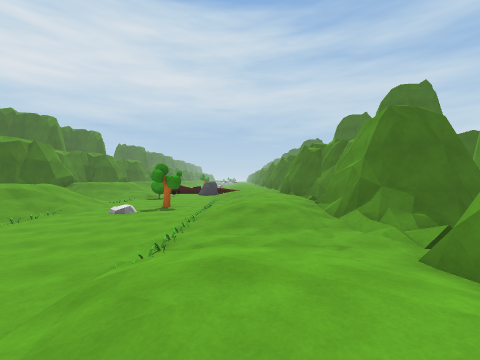
[1] (above)

17 first-person views from a walk through a scene from a Unity 3-D project. The camera is 1.4 m above the floor, looks level and sees 90° across. The floor is counted in squares, 2 m on a side. Each view is taken from the middle of a square. On the plan, view 1 faces up. The plan holds only what a view shows up to about 9 squares ahead; the rest is blank. The place goes on beyond the plan. The player is left out.

[2]
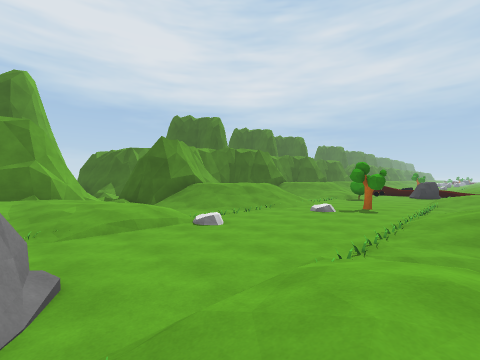

[3]
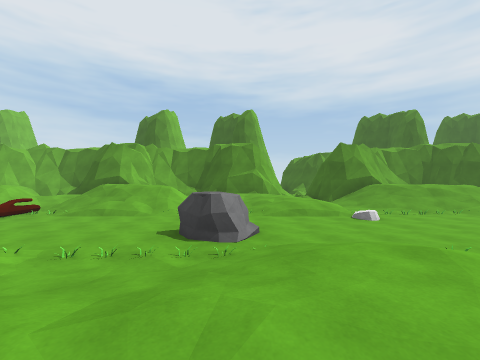

[4]
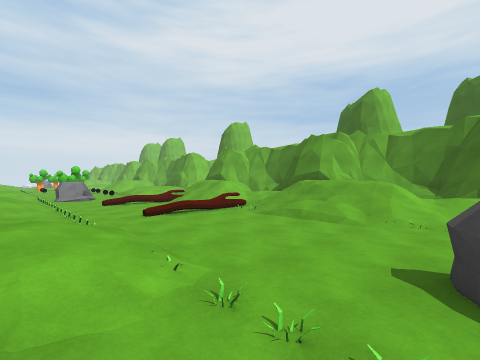

[5]
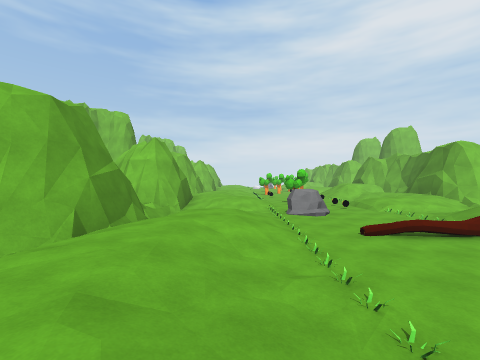

[6]
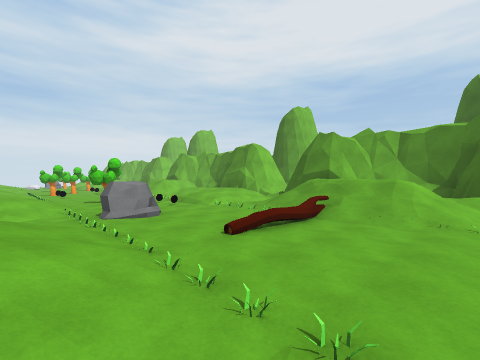

[7]
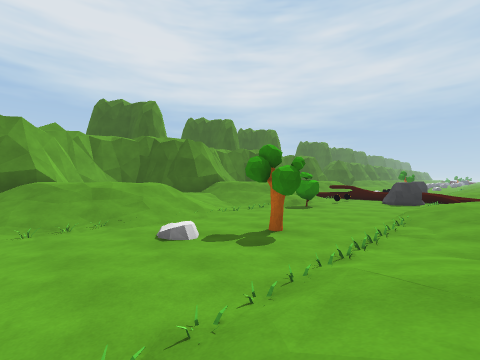

[8]
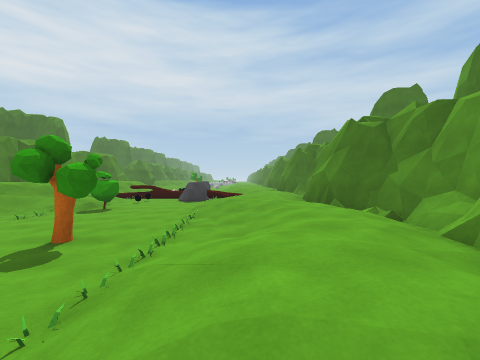

[9]
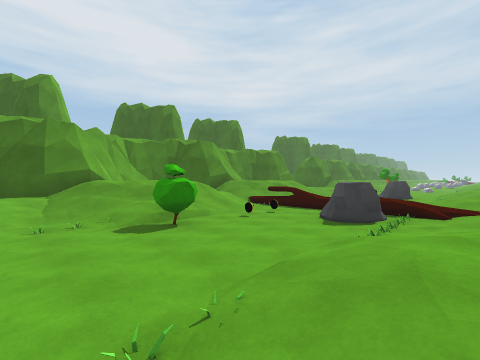

[10]
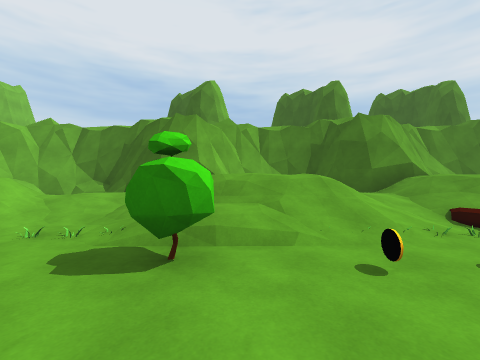

[11]
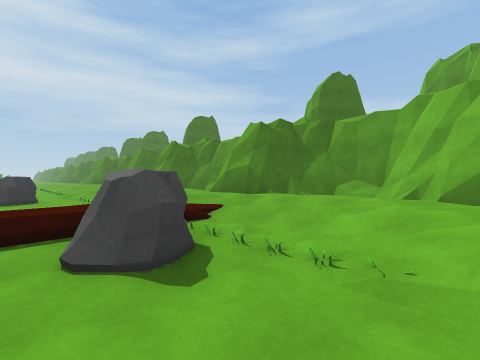

[12]
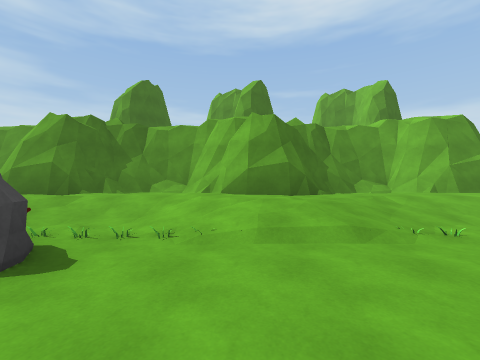

[13]
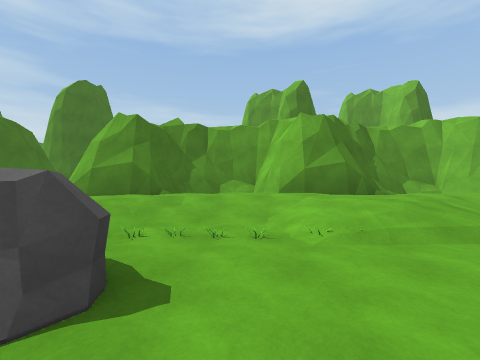

[14]
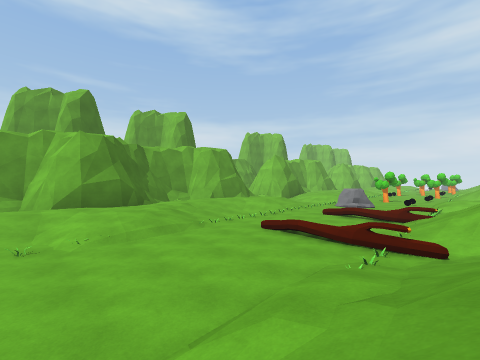

[15]
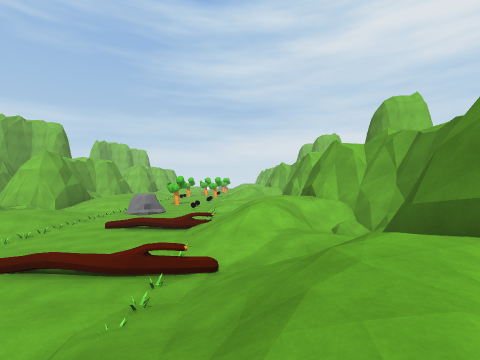

[16]
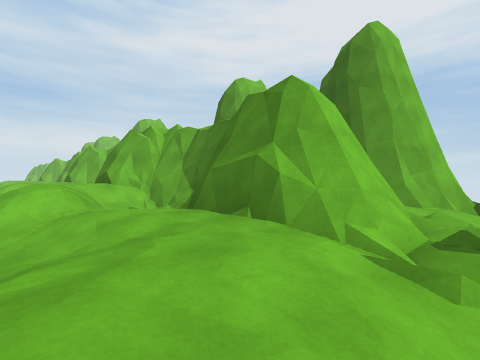

[17]
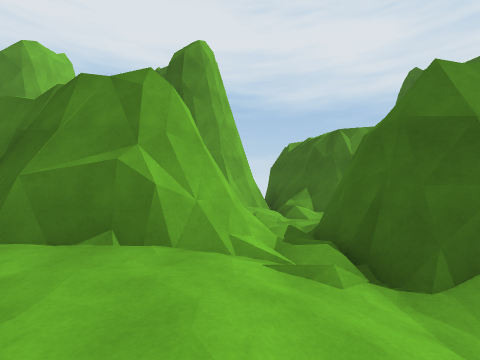

### Floor plan
Key: @ floor where view 1 was taken; # wall or solid block; . main floor; : floor 0.25 m higher than the main floor; + floor 0.5 m higher than the main floor; * floor 0.75 m higher than the main floor; % floor 1.5 m higher than the main floor; & floor 1.75 m higher than the main floor; / step, stairs or slope; = window, fence, low wall or low ledge; T tree; R rock; B bush; O other object.
Columns run from 13 left of view 1 to 4 right of it. Each row starts with its distance up from view 1.
 17     #///#=== /*+##
 16     #**/O..RO:**##
 15     #  /OO.RO:**=#
 14     # //:O..O/**##
 13     # %/+...:**/#
 12     #&//+B..+**/#
 11     #///O...:+*/#
 10    ##**:O...O:**##
  9    #/ //:.T.O:**/#
  8    ## //:.TTO/**##
  7    ## //:...O**/#
  6     # &/O...O**:#
  5 ##  #///O...O/+:#
  4 ==###//.....O../#
  3 =.//////:...O/./#
  2 #=###+**+...+*//#
  1 #  ##**+:...+**+#
  0     #*+/O./R:@*/#
 -1     #**/..RRO:**##
 -2     #+//:...O:**=#
 -3     #://+...O+**##
 -4     #/%/+...+**+#
 -5     #&//O...:**/#
 -6     #///OOO.O+**##
 -7    ##**/O...O:**/#
 -8    #=+//:...O:**##
 -9    ##///:O..O/*/##
-10    ##/&/:...O**+#
-11     #%//....O/*:#
-12     #///O...O::.
-13      ///..RRO..//
-14      /+*+O .:+//##

Positions as (right, up) in squares from view 1, and headings:
1: (0, 0), facing up
2: (0, 0), facing up-left
3: (2, 0), facing left
4: (0, -1), facing down-left
5: (0, -5), facing down
6: (0, -7), facing down-left
7: (0, 5), facing up-left
8: (0, 5), facing up
9: (0, 10), facing up-left
10: (-2, 13), facing left
11: (-3, 13), facing up-right
12: (-4, 13), facing right
13: (-4, -2), facing right
14: (-6, -2), facing down-right
15: (-6, -3), facing down
16: (-6, 3), facing down-left
17: (-6, 2), facing left
